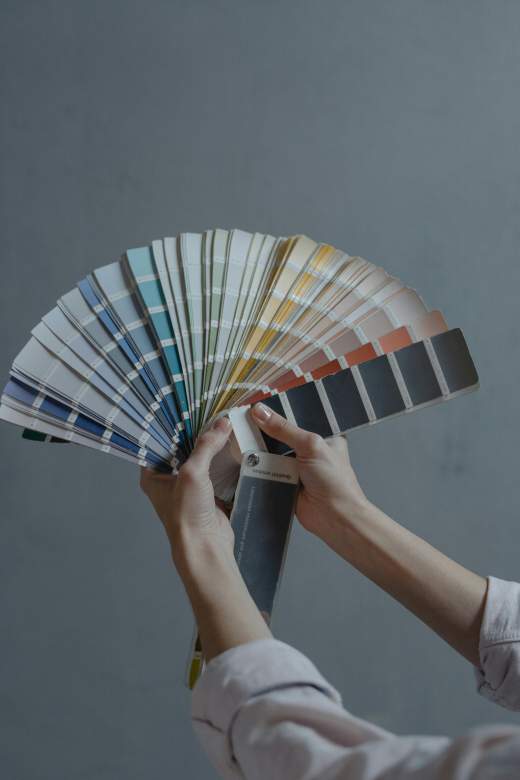
#> input picture sample.png, 520 x 780 px
$ python ch4_getting_and_setting.py --image sample.png
#> lines starting #> are read from the running program, lines starting #| are printed output that depends on the picture; after the words box and inside, x2 and y2 are one past the last pixel; in counts of white or black regions, pixels touching at a corner belong together
import argparse
import cv2

def main():
    """
    입력받은 이미지를 읽고, 기본 정보를 출력한 뒤 화면에 표시하고 저장하는 메인 함수입니다.
    """

    # 명령줄에서 이미지 경로를 입력받을 수 있도록 인자 파서를 설정합니다.
    parser = argparse.ArgumentParser()
    parser.add_argument("-i", "--image", required=True, help="Path to the input image")

    # 사용자가 전달한 명령줄 인자를 파싱합니다.
    args = vars(parser.parse_args())
    image_path = args["image"]

    # 지정한 경로에서 이미지를 읽어옵니다.
    image = cv2.imread(image_path)
#> image is the input picture: shape (780, 520, 3); mean B, G, R 108, 103.6, 95.6
    if image is None:
        parser.error(f"Cannot read image file: {image_path}")

    # 이미지의 가로, 세로, 채널 수 정보를 출력합니다.
    print(f"width: {image.shape[1]} pixels")
#| width: 520 pixels
    print(f"height: {image.shape[0]} pixels")
#| height: 780 pixels
    print(f"channels: {image.shape[2]}")
#| channels: 3

    ### Chapter 4: Getting and Setting Pixel Values

    # 가장 왼쪽 위 픽셀의 색상 값을 읽어옵니다.
    # image의 픽셀은 2차원 배열처럼 접근할 수 있다. (matrix 형태)
    # numpy와의 연관이 있는 부분
    #
    # OpenCV는 BGR 순서로 색상 값을 저장하므로, (b,g,r) 순서로 값을 읽어옵니다.
    # 까먹으면 안되는 부분
    (b,g,r) = image[0,0]
#> b = 92; g = 83; r = 73
    print(f"Getting Pixel at (0,0) - Red: {r}, Green: {g}, Blue: {b}")
#| Getting Pixel at (0,0) - Red: 73, Green: 83, Blue: 92

    # 가장 왼쪽 위 픽셀의 색상 값을 빨간색으로 변경합니다.
    image[0,0] = (0,0,255)
#> image: shape (780, 520, 3); under 0.01% of pixels changed, all inside (x1, y1, x2, y2) = (0, 0, 1, 1)

    # 변경된 픽셀의 색상 값을 다시 읽어옵니다.
    (b,g,r) = image[0,0]
#> b = 0; g = 0; r = 255
    print(f"Re-Getting Pixel at (0,0) - Red: {r}, Green: {g}, Blue: {b}")
#| Re-Getting Pixel at (0,0) - Red: 255, Green: 0, Blue: 0


    # 이미지의 왼쪽 위 100x100 픽셀 영역을 가져와서 화면에 표시합니다.
    # numpy의 2차원 배열 슬라이싱을 활용하여 영역을 선택할 수 있습니다.
    corner = image[0:100, 0:100]
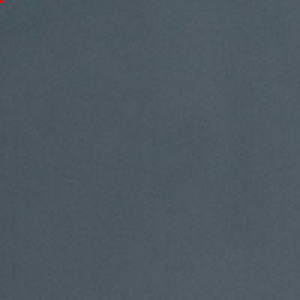
#> corner: shape (100, 100, 3) (shown 3 times larger); mean B, G, R 97.4, 88.6, 78.1
    cv2.imshow("Corner", corner)

    # 왼쪽 위 100x100 픽셀 영역의 색상 값을 초록색으로 변경합니다.
    image[0:100, 0:100] = (0, 255, 0)
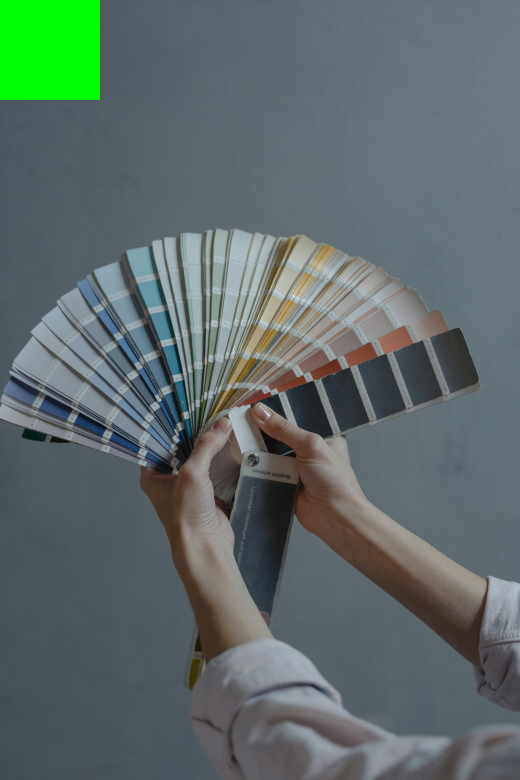
#> image: shape (780, 520, 3); mean B, G, R 105.6, 107.7, 93.7
    cv2.imshow("Updated", image)
    cv2.waitKey(0)

if __name__ == "__main__":
    main()
